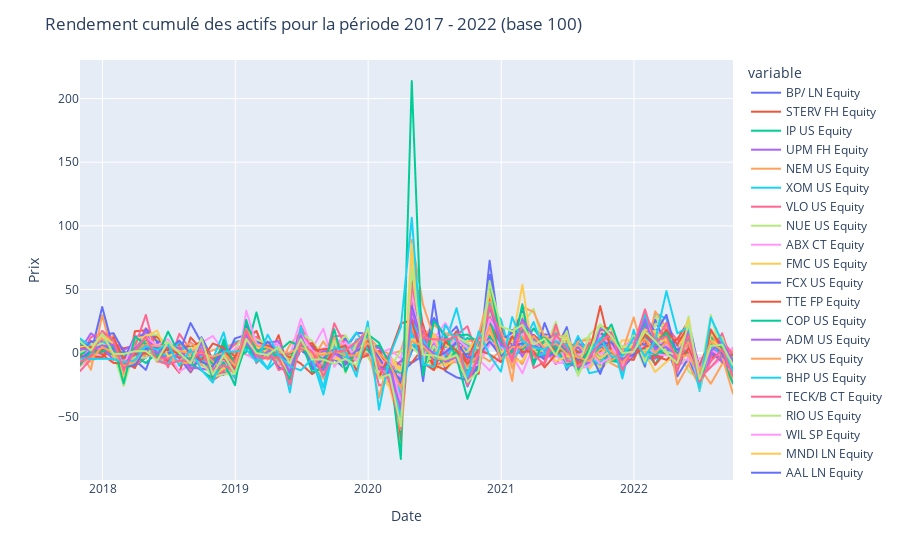

This figure's notebook cell:
### Code cell
# stocks and date dataframe
df_stocks_and_date = df_stocks.copy()
df_stocks_and_date['date'] = returns['date2']
# plot
fig = px.line(df_stocks_and_date, x='date', y=list_stocks)
fig.update_layout(title="Rendement cumulé des actifs pour la période 2017 - 2022 (base 100)", xaxis_title="Date", yaxis_title="Prix")
fig.show()
